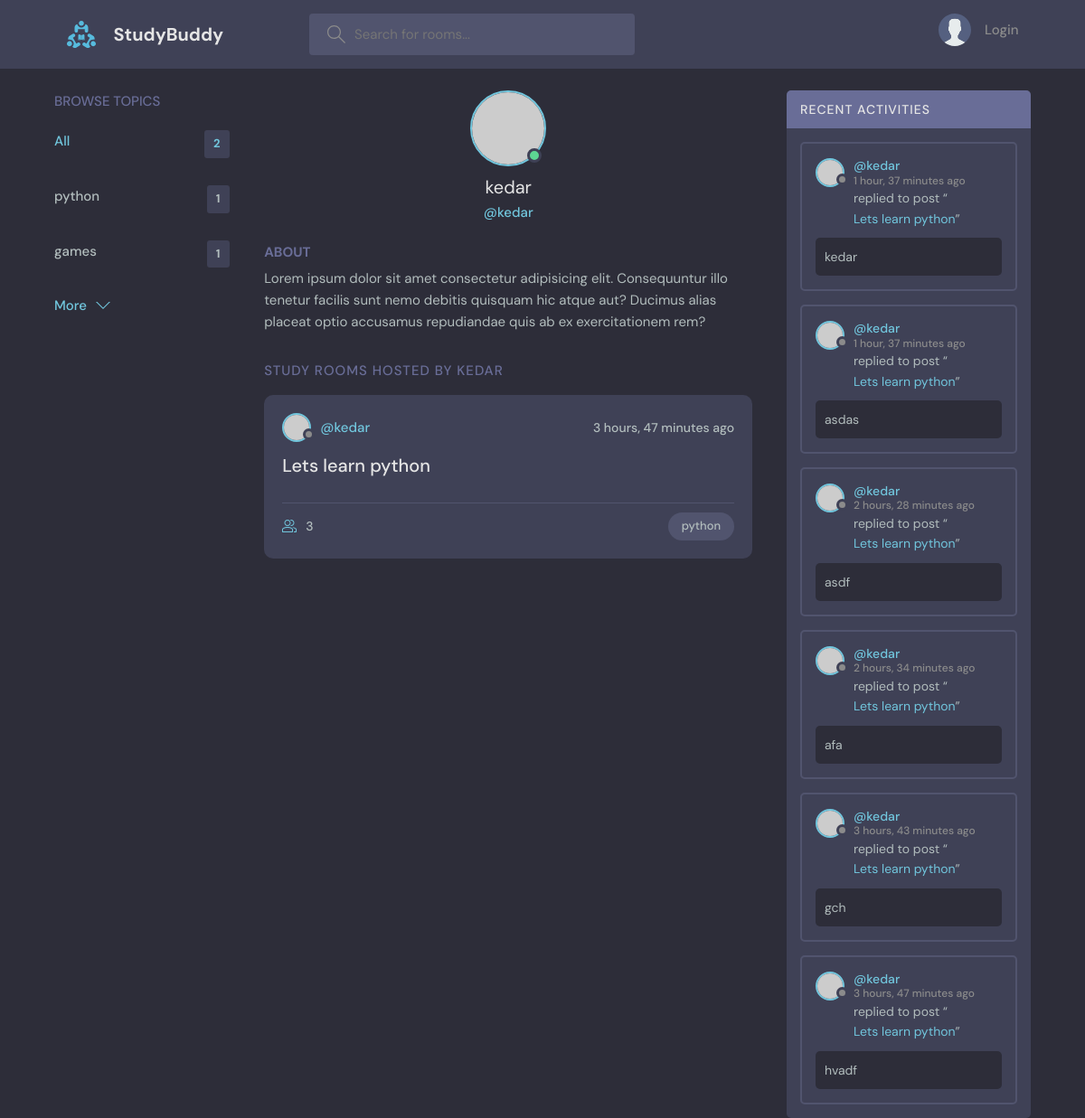
Page /profile/1/ on the committed database.
### base/models.py (models this page shows, shortened)
class Topic(models.Model):
    name = models.CharField(max_length=200)

class Room(models.Model):
    host = models.ForeignKey(User,on_delete=models.SET_NULL, null=True)
    topic = models.ForeignKey(Topic,on_delete=models.SET_NULL, null=True)
    name = models.CharField(max_length=200, unique=True)
    description = models.TextField(null=True, blank=True)
    participants = models.ManyToManyField(User, related_name='participants', blank=True)
    requesters = models.ManyToManyField(User, related_name='requesters', blank=True)
    updated = models.DateTimeField(auto_now=True)
    created = models.DateTimeField(auto_now_add=True)
    class Meta:
        ordering = ['-updated', '-created']
    def __str__(self):
        return self.name

class Message(models.Model):
    user = models.ForeignKey(User, on_delete=models.CASCADE)
    room = models.ForeignKey(Room,on_delete=models.CASCADE)
    body = models.TextField()
    updated = models.DateTimeField(auto_now=True)
    created = models.DateTimeField(auto_now_add=True)
    class Meta:
        ordering = ['-updated', '-created']

### base/views.py (the view)
# urls.py: path('profile/<str:pk>/', views.userProfile, name="user-profile"),
def userProfile(request, pk):
    user = User.objects.get(id=pk)
    rooms = user.room_set.all()
    room_messages = user.message_set.all()
    topics = Topic.objects.all()
    context = {'user': user, 'rooms': rooms,
                'room_messages': room_messages, 'topics': topics}
    return render(request, 'base/profile.html', context)

### base/templates/base/profile.html (shortened to what this page needs)
{% extends 'main.html' %}
{% block content %}
  <main class="profile-page layout layout--3">
    <div class="container">
      {% include 'base/topics_component.html' %}
      <div class="roomList">
        <div class="profile">
          <div class="profile__avatar">
            <div class="avatar avatar--large active">
              <img src="https://randomuser.me/api/portraits/men/11.jpg" />
            </div>
          </div>
          <div class="profile__info">
            <h3>{{user.username}}</h3>
            <p>@{{user.username}}</p>
          </div>
          <div class="profile__about">
            <h3>About</h3>
            <p>
              Lorem ipsum dolor sit amet consectetur adipisicing elit. Consequuntur illo tenetur
              facilis sunt nemo debitis quisquam hic atque aut? Ducimus alias placeat optio
              accusamus repudiandae quis ab ex exercitationem rem?
            </p>
          </div>
        </div>
        <div class="roomList__header">
          <div>
            <h2>Study Rooms Hosted by {{user.username}}</a>
            </h2>
          </div>
        </div>
        {% include 'base/feed_component.html' %}
      </div>
      {% include 'base/activity_component.html' %}
    </div>
  </main>
  {% endblock content %}

### base/templates/base/topics_component.html
<div class="topics">
  <div class="topics__header">
    <h2>Browse Topics</h2>
  </div>
  <ul class="topics__list">
    <li>
      <a href="{% url 'home' %}" class="active">All <span>{{ topics.count }}</span></a>
    </li>
    {% for topic in topics %}
    <li>
      <a href="{% url 'home' %}?q={{topic.name}}">{{topic.name}} <span>{{ topic.room_set.all.count }}</span></a>
    </li>
    {% endfor %}
  </ul>
  <a class="btn btn--link" href="topics.html">
    More
    <svg version="1.1" xmlns="http://www.w3.org/2000/svg" width="32" height="32" viewBox="0 0 32 32">
      <title>chevron-down</title>
      <path d="M16 21l-13-13h-3l16 16 16-16h-3l-13 13z"></path>
    </svg>
  </a>
</div>

### base/templates/base/feed_component.html (shortened to what this page needs)
{% for room in rooms %}
<div class="roomListRoom">
  <div class="roomListRoom__header">
    <a href="{% url 'user-profile' room.host.id %}" class="roomListRoom__author">
      <div class="avatar avatar--small">
        <img src="https://randomuser.me/api/portraits/women/11.jpg" />
      </div>
      <span>@{{room.host.username}}</span>
    </a>
    <div class="roomListRoom__actions">
      <span>{{room.created|timesince}} ago</span>
    </div>
  </div>
  <div class="roomListRoom__content">
    <a href="{% url 'room' room.id %}">{{room.name}}</a>
  </div>
  <div class="roomListRoom__meta">
    <a href="{% url 'room' room.id %}" class="roomListRoom__joined">
      {{room.participants.all.count}}
    </a>
    <p class="roomListRoom__topic">{{ room.topic.name }}</p>
  </div>
</div>
{% endfor %}

### base/templates/base/activity_component.html (shortened to what this page needs)
<div class="activities">
  <div class="activities__header">
    <h2>Recent Activities</h2>
  </div>
  {% for message in room_messages %}
  <div class="activities__box">
    <div class="activities__boxHeader roomListRoom__header">
      <a href="{% url 'user-profile' message.user.id %}" class="roomListRoom__author">
        <div class="avatar avatar--small">
          <img src="https://randomuser.me/api/portraits/women/11.jpg" />
        </div>
        <p>
          @{{ message.user }}
          <span>{{ message.created|timesince }} ago</span>
        </p>
      </a>
    </div>
    <div class="activities__boxContent">
      <p>replied to post “<a href="{% url 'room' message.room.id %}">{{message.room}}</a>”</p>
      <div class="activities__boxRoomContent">
        {{message.body}}
      </div>
    </div>
  </div>
  {% endfor %}
</div>

### rows in the picture
Topic: name "python", room_set.all.count "1"
Topic: name "games", room_set.all.count "1"
Room: host.username "kedar", created "3 hours, 47 minutes", name "Lets learn python", participants.all.count "3", topic.name "python"
Message: user "kedar", created "1 hour, 37 minutes", room "Lets learn python", body "kedar"
Message: user "kedar", created "1 hour, 37 minutes", room "Lets learn python", body "asdas"
Message: user "kedar", created "2 hours, 28 minutes", room "Lets learn python", body "asdf"
Message: user "kedar", created "2 hours, 34 minutes", room "Lets learn python", body "afa"
Message: user "kedar", created "3 hours, 43 minutes", room "Lets learn python", body "gch"
Message: user "kedar", created "3 hours, 47 minutes", room "Lets learn python", body "hvadf"

### other values in the picture
{{ topics.count }} "2"
{{ user.username }} "kedar"
{{ user.username }} "KEDAR"
